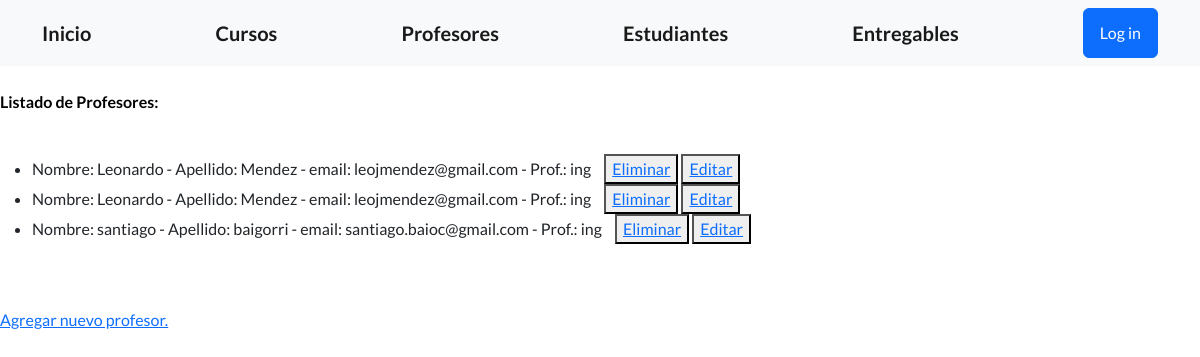
The page /AppCoder/leerProfesores on the database as committed earlier.
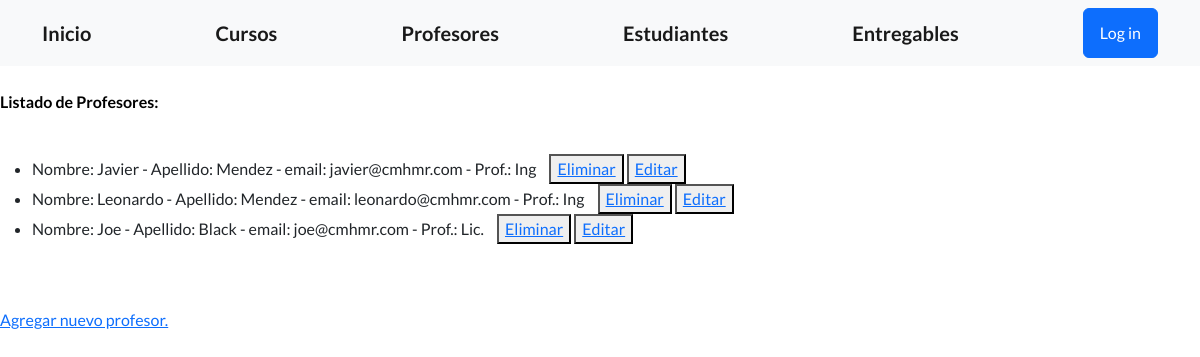
The same page on the database as committed later.
### AppCoder/models.py (models this page shows)
class Profesor(models.Model):
    nombre=models.CharField(max_length=30)
    apellido=models.CharField(max_length=30)
    email=models.EmailField()
    profesion=models.CharField(max_length=30)
    def __str__(self):
        return f"Nombre: {self.nombre} - Apellido: {self.apellido} - email: {self.email} - Prof.: {self.profesion}"

### AppCoder/views.py (the view)
# urls.py: path("leerProfesores", views.leerProfesores, name="LeerProfesores"),
def leerProfesores(request):
    profesores= Profesor.objects.all()
    contexto={"profesores":profesores}
    return render (request, "leerProfesores.html", contexto)

### AppCoder/templates/leerProfesores.html (shortened to what this page needs)
<!DOCTYPE html>
<html lang="en">
    <head>
        {% load static %}
        <link href="https://cdn.jsdelivr.net/npm/bootstrap-icons@1.5.0/font/bootstrap-icons.css" rel="stylesheet" type="text/css" />
        <link href="{% static 'AppCoder/css/styles.css' %}" rel="stylesheet" />
    </head>
    <body>
        <nav class="navbar navbar-light bg-light static-top">
            <div class="container">
                <a class="navbar-brand" href="{% url 'Inicio' %}" style="font-weight: bold;"> Inicio</a>
                <a class="navbar-brand" href="{% url 'Cursos' %}" style="font-weight:bold;"> Cursos </a>
                <a class="navbar-brand" href="{% url 'Profesores' %}" style= "font-weight:bold;">Profesores</a>
                <a class="navbar-brand" href="{% url 'Estudiantes' %}" style= "font-weight:bold;">Estudiantes</a>
                <a class="navbar-brand" href="{% url 'Entregables' %}" style= "font-weight:bold;">Entregables</a>
                <a class="btn btn-primary" href="#signup">Log in</a>
            </div>
        </nav>
<br>
<p style="color: black; font-weight:bold; size:24px"> Listado de Profesores: </p>
<br>
<body>
    <ul>
        {% for p in profesores %}
            <li>
                {{p}}
                <div class="botones">
                    <button>
                        <a href="{% url 'EliminarProfesor' p.nombre %}">Eliminar</a>
                    </button>
                    <button>
                        <a href="{% url 'EditarProfesor' p.nombre %}">Editar</a>
                    </button>
                </div>
            </li>
        {% endfor %}
    </ul>
</body>
    <br>
    <br>
    <a href="{%url 'Profesores' %}"> Agregar nuevo profesor.</a>
</body>
</html>

Rows that differ between the two databases and show on the page:
removed Profesor: nombre+apellido+email "Nombre: Leonardo - Apellido: Mendez - email: leojmendez@gmail.com - Prof.: ing"
removed Profesor: nombre+apellido+email "Nombre: Leonardo - Apellido: Mendez - email: leojmendez@gmail.com - Prof.: ing"
changed Profesor: nombre+apellido+email "Nombre: santiago - Apellido: baigorri - email: santiago.baioc@gmail.com - Prof.: ing" → "Nombre: Javier - Apellido: Mendez - email: javier@cmhmr.com - Prof.: Ing"
added Profesor: nombre+apellido+email "Nombre: Leonardo - Apellido: Mendez - email: leonardo@cmhmr.com - Prof.: Ing"
added Profesor: nombre+apellido+email "Nombre: Joe - Apellido: Black - email: joe@cmhmr.com - Prof.: Lic."
